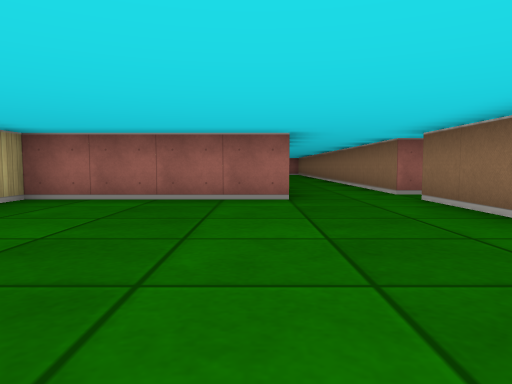
[1] (above)

17 first-person views from a walk through a cub3D maze. The camera is about half as high as the walls, tilts 4° down and sees 70° across. The floor is counted in squares. Each view is taken from the middle of a square. On the plan, view 1 faces up. The plan holds only what a view shows up to about 9 squares ahead; the rest is blank.

[2]
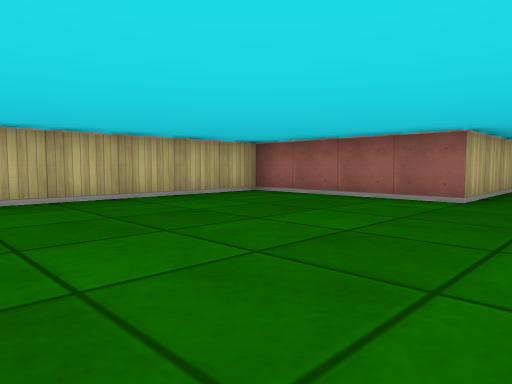

[3]
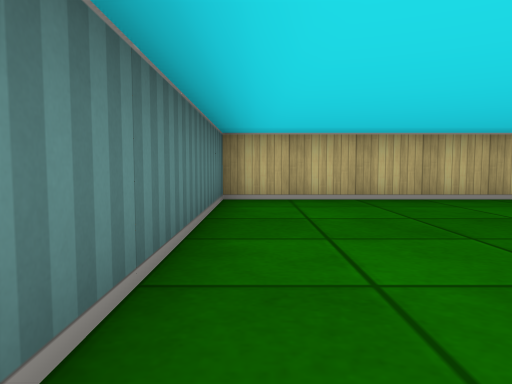

[4]
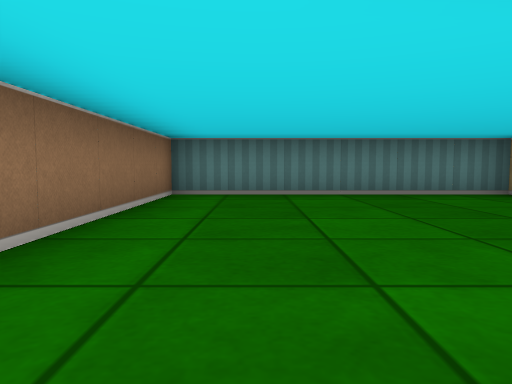

[5]
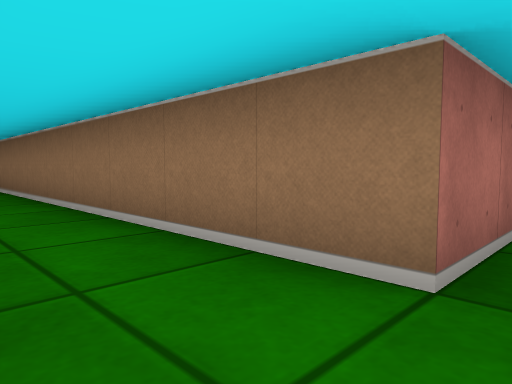

[6]
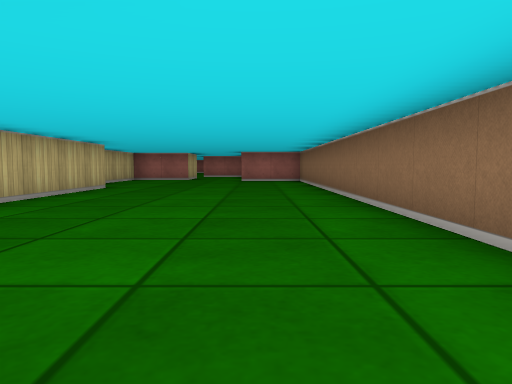

[7]
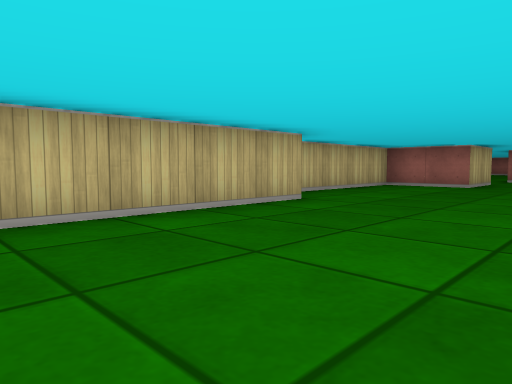

[8]
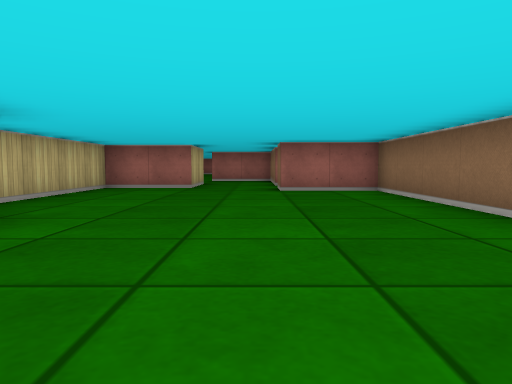

[9]
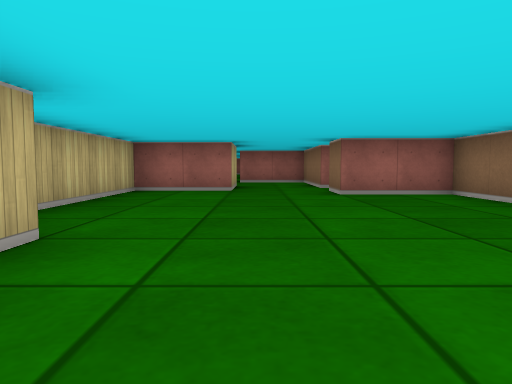

[10]
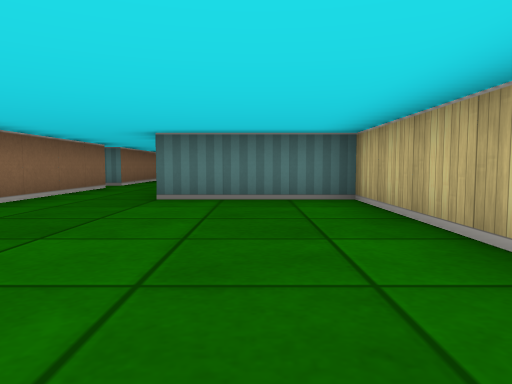

[11]
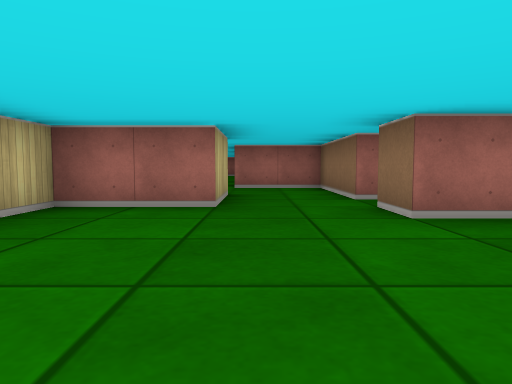

[12]
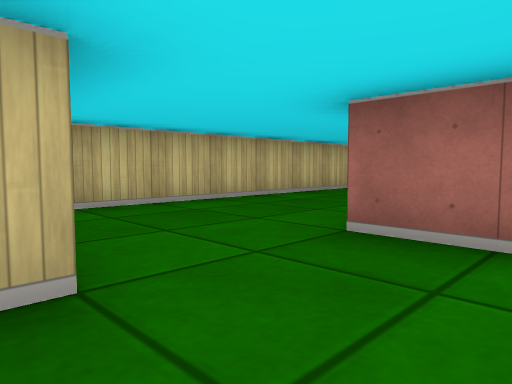

[13]
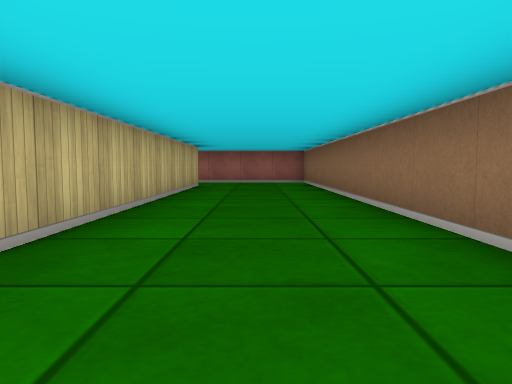

[14]
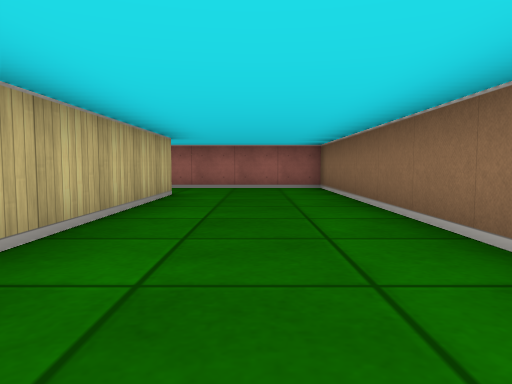

[15]
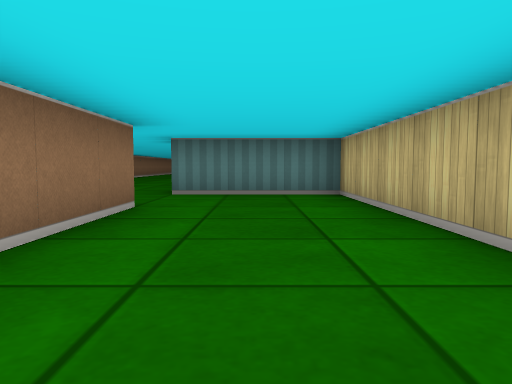

[16]
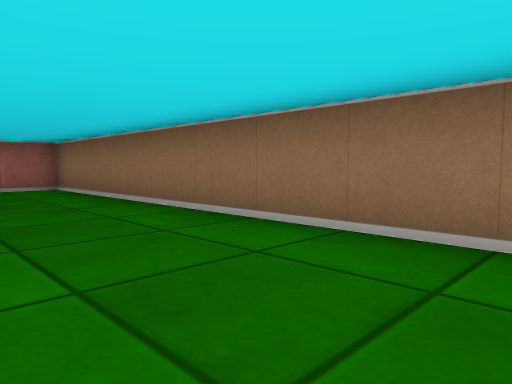

[17]
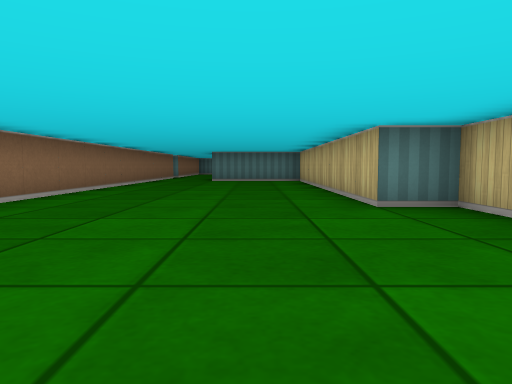

### Floor plan
Ten units are one square. View 1 is at (0, 0); x grows to the right and y downward. Boxes are objects, and circles mark ways between rooms. Rooms are numbered by the first view taken in them; rooms with no view inside come last. Other rooms are left out.
<svg viewBox="-55 -380 90 390">
<path fill="none" stroke="#000" d="M5 -55 -35 -55 -35 5 25 5 25 -45M5 -85 5 -55M5 -235 5 -245M25 -65 25 -215 5 -215 5 -225M-15 -245 -15 -225 -35 -225 -35 -175 -25 -175 -25 -95 5 -95M25 -45 25 -55M-45 -355 -45 -245 -15 -245M5 -245 5 -265 -15 -265 -15 -375 -50 -375"/>
<circle cx="15" cy="-55" r="3" fill="#2a7"/>
<circle cx="-5" cy="-240" r="3" fill="#2a7"/>
<text x="-10" y="-20">1</text>
<text x="0" y="-150">2</text>
<text x="-30" y="-310">3</text>
</svg>
Room 1 opens to room 2. Room 2 opens to room 3.

Where each view was taken, in squares from view 1:
view 1: 0 up, 0 right, facing up
view 2: 0 up, 2 right, facing up-left
view 3: 0 up, 2 right, facing left
view 4: 6 up, 1 right, facing down
view 5: 6 up, 1 right, facing up-right
view 6: 9 up, 1 right, facing up
view 7: 13 up, 1 right, facing up-left
view 8: 14 up, 0 right, facing up
view 9: 15 up, 1 left, facing up
view 10: 15 up, 1 left, facing down
view 11: 18 up, 1 left, facing up
view 12: 24 up, 0 right, facing up-left
view 13: 26 up, 3 left, facing up
view 14: 29 up, 3 left, facing up
view 15: 31 up, 3 left, facing down
view 16: 29 up, 4 left, facing up-right
view 17: 22 up, 1 left, facing down
